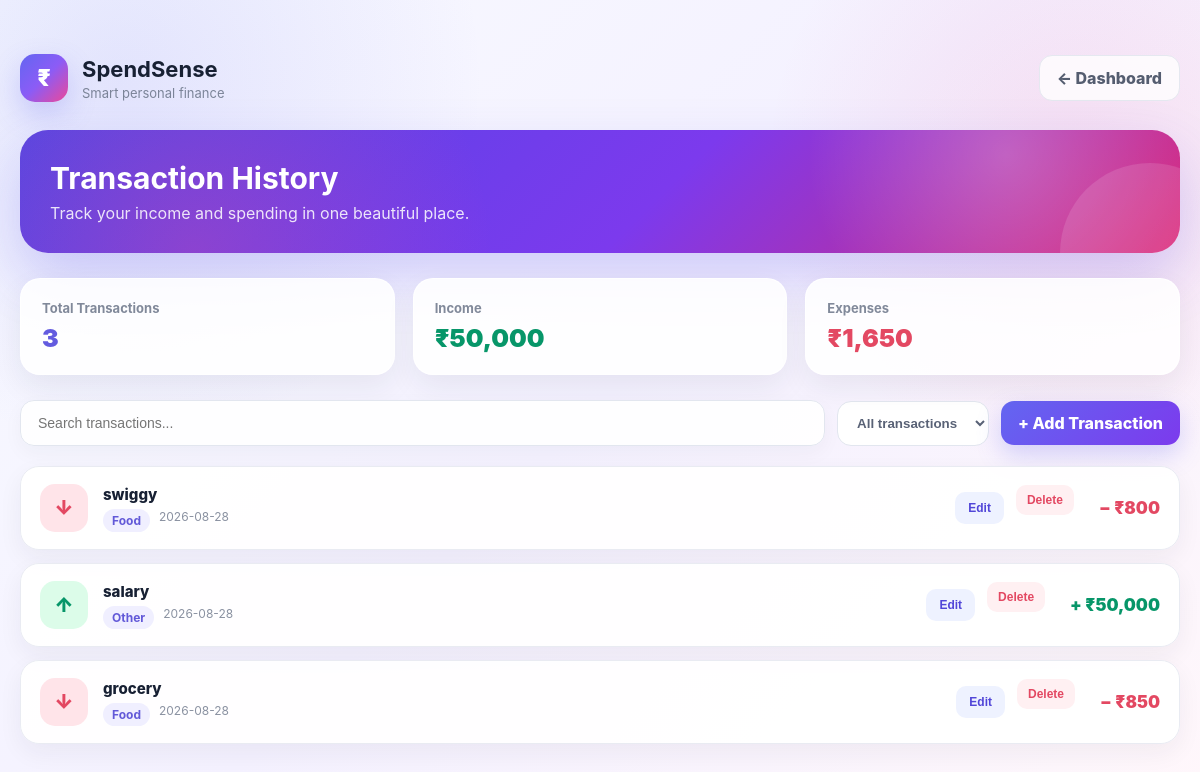
The page /transactions (signed in) on the database its author committed.
### tables this page shows
CREATE TABLE transactions (
            id INTEGER PRIMARY KEY AUTOINCREMENT,
            user_id INTEGER NOT NULL,
            title TEXT NOT NULL,
            amount REAL NOT NULL,
            transaction_type TEXT NOT NULL
                CHECK(transaction_type IN ('income', 'expense')),
            category TEXT NOT NULL,
            transaction_date TEXT NOT NULL,
            notes TEXT,
            created_at TEXT NOT NULL,
            FOREIGN KEY (user_id) REFERENCES users(id)
        );

### app/app.py (the view)
@app.route("/transactions")
def transactions():
    if "user_id" not in session:
        return redirect("/login")
    connection = get_connection()
    try:
        user_id = session["user_id"]
        transactions = connection.execute(
            """
            SELECT
                id,
                title,
                amount,
                transaction_type,
                category,
                transaction_date,
                notes
            FROM transactions
            WHERE user_id = ?
            ORDER BY transaction_date DESC, id DESC
            """,
            (user_id,)
        ).fetchall()
        summary = connection.execute(
            """
            SELECT
                COUNT(*) AS total_transactions,
                COALESCE(
                    SUM(
                        CASE
                            WHEN transaction_type = 'income'
                            THEN amount
                            ELSE 0
                        END
                    ), 0
                ) AS total_income,
                COALESCE(
                    SUM(
                        CASE
                            WHEN transaction_type = 'expense'
                            THEN amount
                            ELSE 0
                        END
                    ), 0
                ) AS total_expenses
            FROM transactions
            WHERE user_id = ?
            """,
            (user_id,)
        ).fetchone()
    finally:
        connection.close()
    return render_template(
        "transactions.html",
        transactions=transactions,
        total_transactions=summary["total_transactions"],
        total_income=float(summary["total_income"] or 0),
        total_expenses=float(summary["total_expenses"] or 0)
    )

### database/db.py (called while the page is built)
def get_connection():
    connection = sqlite3.connect(DATABASE_PATH)
    connection.row_factory = sqlite3.Row
    return connection

### app/templates/transactions.html (shortened to what this page needs)
﻿<!DOCTYPE html>
<html lang="en">
<head>
</head>
<body>
<div class="page">
    <div class="topbar">
        <div class="brand">
            <div class="brand-icon">₹</div>
            <div>
                <h1>SpendSense</h1>
                <p>Smart personal finance</p>
            </div>
        </div>
        <a href="/dashboard" class="back-btn">← Dashboard</a>
    </div>
    <section class="hero">
        <h2>Transaction History</h2>
        <p>Track your income and spending in one beautiful place.</p>
    </section>
    <section class="stats">
        <div class="stat">
            <div class="stat-label">Total Transactions</div>
            <div class="stat-value balance">
                {{ transactions|length }}
            </div>
        </div>
        <div class="stat">
            <div class="stat-label">Income</div>
            <div class="stat-value income">
                ₹{{ "{:,.0f}".format(total_income|default(0)) }}
            </div>
        </div>
        <div class="stat">
            <div class="stat-label">Expenses</div>
            <div class="stat-value expense">
                ₹{{ "{:,.0f}".format(total_expenses|default(0)) }}
            </div>
        </div>
    </section>
    <div class="toolbar">
        <div class="search">
            <input
                id="search"
                type="search"
                placeholder="Search transactions..."
                oninput="filterTransactions()">
        </div>
        <select id="typeFilter" class="filter" onchange="filterTransactions()">
            <option value="all">All transactions</option>
        </select>
        <a href="/dashboard" class="add-btn">
            + Add Transaction
        </a>
    </div>
    <div class="transactions" id="transactionList">
        {% if transactions %}
            {% for transaction in transactions %}
            <div
                class="transaction"
                data-type="{{ transaction['transaction_type'] }}"
                data-search="{{ transaction['title'] }} {{ transaction['category'] }} {{ transaction['notes']|default('') }}">
                <div class="transaction-icon
                    {% if transaction['transaction_type'] == 'income' %}
                        income-icon
                    {% else %}
                        expense-icon
                    {% endif %}">
                    {% if transaction['transaction_type'] == 'income' %}
                        ↑
                    {% else %}
                        ↓
                    {% endif %}
                </div>
                <div class="transaction-main">
                    <div class="transaction-title">
                        {{ transaction['title'] }}
                    </div>
                    <div class="transaction-meta">
                        <span class="badge">
                            {{ transaction['category'] }}
                        </span>
                        <span>
                            {{ transaction['transaction_date'] }}
                        </span>
                    </div>
                </div>
                <div class="transaction-actions">
                    <button
    type="button"
    class="edit-btn"
    onclick='openEditModal(
        {{ transaction["id"] }},
        {{ transaction["title"]|tojson }},
        {{ transaction["amount"] }},
        {{ transaction["transaction_type"]|tojson }},
        {{ transaction["category"]|tojson }},
        {{ transaction["transaction_date"]|tojson }},
        {{ transaction["notes"]|default("")|tojson }}
    )'>
    Edit
</button>
                    <form
                        method="POST"
                        action="/transactions/{{ transaction['id'] }}/delete"
                        onsubmit="return confirm('Delete this transaction?');">
                        <button type="submit" class="delete-btn">
                            Delete
                        </button>
                    </form>
                </div>
                <div class="transaction-actions">
                    <div class="transaction-amount
                        {% if transaction['transaction_type'] == 'income' %}
                            income
                        {% else %}
                            expense
                        {% endif %}">
                    {% if transaction['transaction_type'] == 'income' %}
                        + ₹{{ "{:,.0f}".format(transaction['amount']) }}
                    {% else %}
                        − ₹{{ "{:,.0f}".format(transaction['amount']) }}
                    {% endif %}
                </div>
                </div>
            </div>
            {% endfor %}
        {% else %}
            <div class="empty">
                <div class="empty-icon">💸</div>
                <h3>No transactions yet</h3>
                <p>Your transactions will appear here after you add them.</p>
            </div>
        {% endif %}
    </div>
</div>
</body>
</html>

### rows shown on the page
transactions: amount "800"
transactions: amount "50,000"
transactions: amount "850"

### other values the page prints
{{ transactions|length }} "3"
{{ "{:,.0f}".format(total_income|default(0)) }} "50,000"
{{ "{:,.0f}".format(total_expenses|default(0)) }} "1,650"
